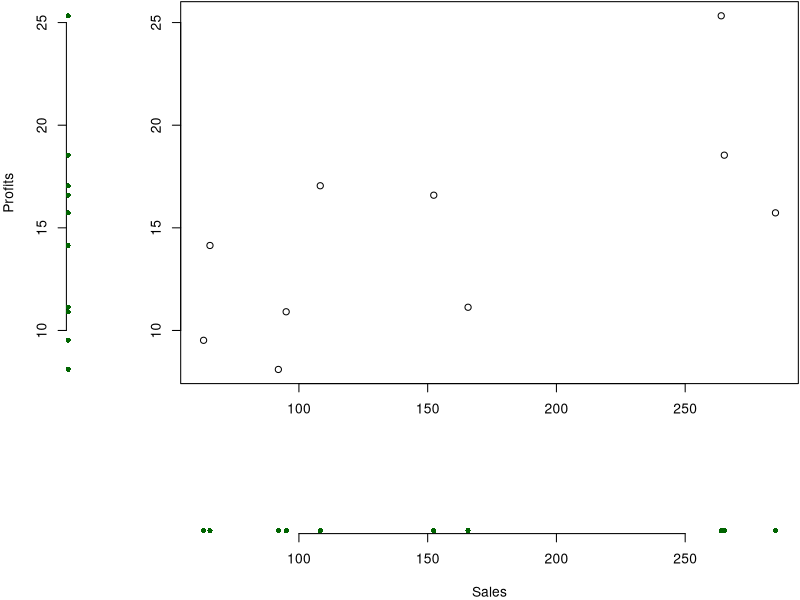
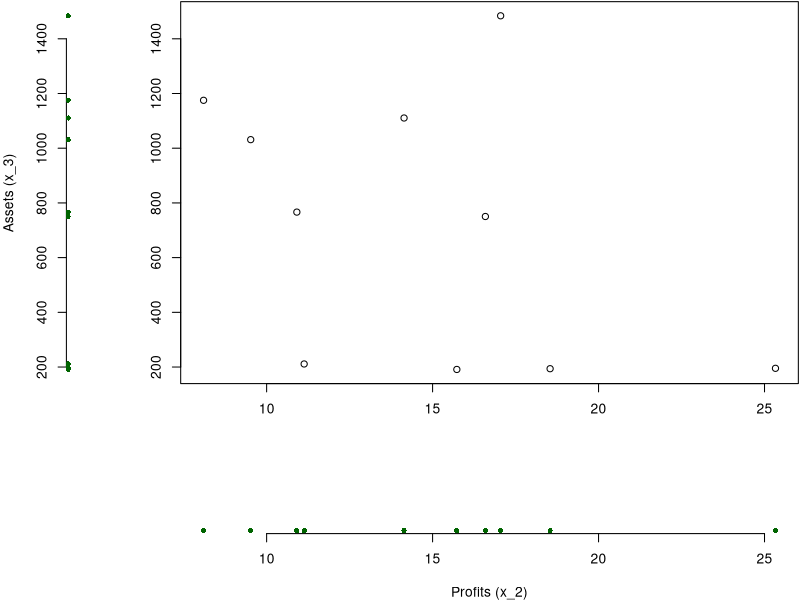
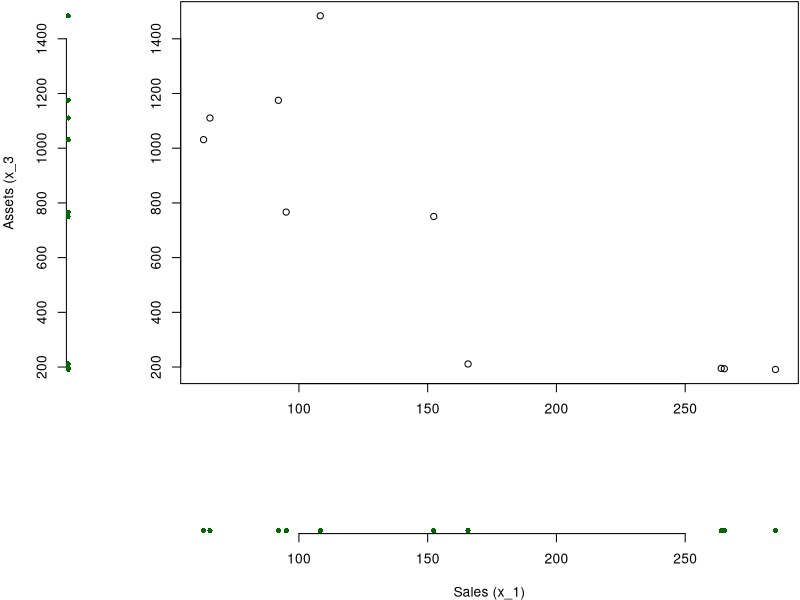
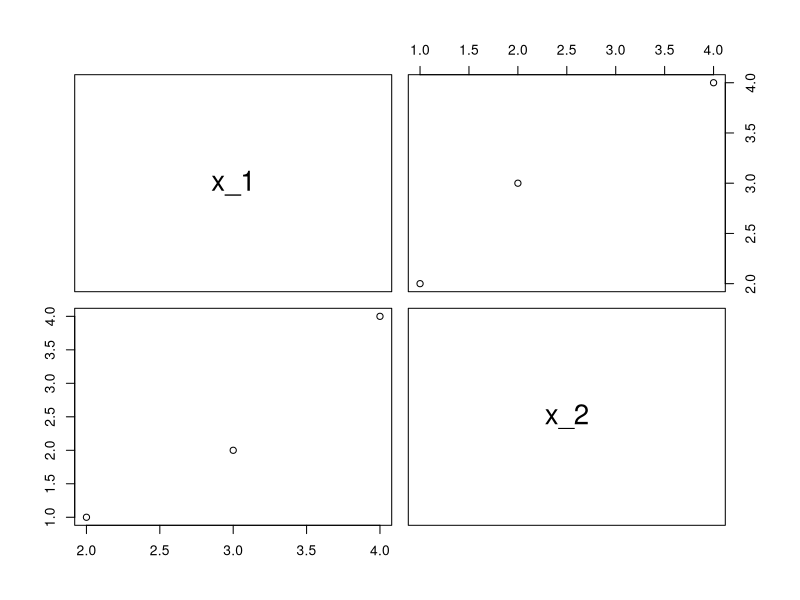
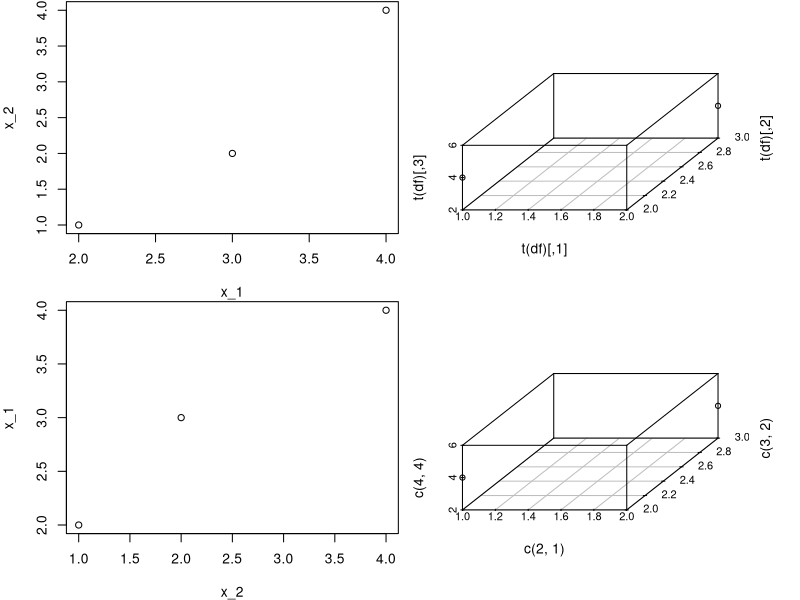
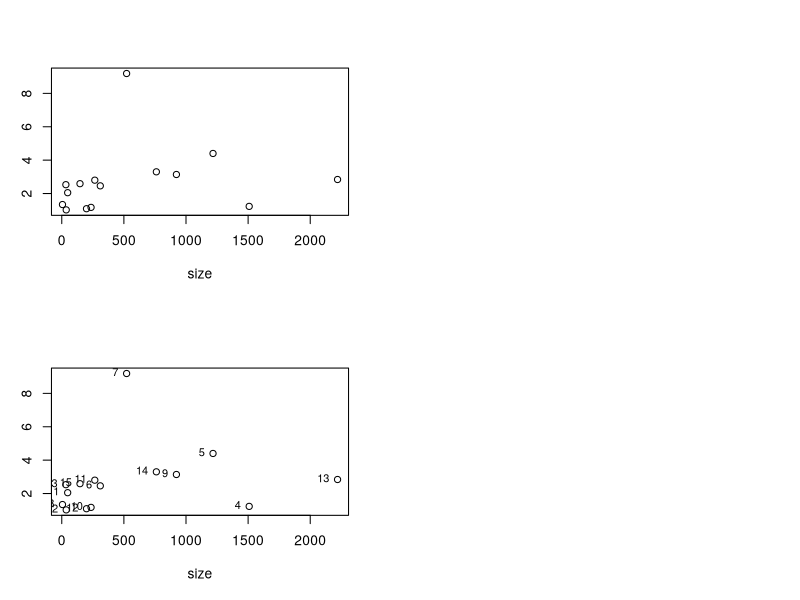

Generate these figures, in order, with R:
## ---- chunk 1
knitr::opts_chunk$set(echo = TRUE)
## ---- chunk 2
library(tidyverse)
library("scatterplot3d")
## ---- chunk 3
#Plotting marginal dot diagram
margin_dot_plot <- function(x, y, xlabel = "x", ylabel = "y") {
layout(mat = matrix(c(2, 0, # First column
                      1, 3), # Second column 
                        nrow = 2, 
                        ncol = 2),
       heights = c(6, 2),    # Heights of the two rows
       widths = c(1, 6))     # Widths of the two columns
par(mar = c(4, # Bottom
            4, # left
            0.1, # Top
            0.1))# Right

plot(x, y, xlab = "", ylab = "")

stripchart(y, method = "stack", at = 0,
           pch = 16, col = "darkgreen", frame = FALSE, vertical = TRUE, ylab = ylabel)
stripchart(x, method = "stack", at = 0,
           pch = 16, col = "darkgreen", frame = FALSE, xlab = xlabel)
}


# Arithmetic mean (pp. 6-7)
my_mean <- function(my_list) {
  n = length(my_list)
  return( (1/n) * sum(my_list))
}


# Variance for single variable (p .7)
my_single_sample_variance <- function(my_list) {
  n = length((my_list))
  x_mean = mean(my_list)
  
  total_res = 0
  for (x in my_list) {
    inner_res = (x - x_mean)^2
    total_res = inner_res + total_res
  }
  return ((1/(n - 1)) * total_res)
}

# Co variance (p. 7)
my_sample_covar <- function(my_list_1, my_list_2) {
  n <- length(my_list_1)

  list_1_mean <- my_mean(my_list_1)
  list_2_mean <- my_mean(my_list_2)
  
  res <- 0
  for (i in 1:n) {
    list_1_res <- my_list_1[i] - list_1_mean
    list_2_res <- my_list_2[i] - list_2_mean
    temp_res <- (list_1_res * list_2_res)
    res <- res + temp_res
  }
  return((1/(n-1)) * res)
}

# Correlation coefficient (p. 8)
my_cor_coef <- function(my_list_1, my_list_2){
  covariance <- my_sample_covar(my_list_1, my_list_2)
  var_list_1 <- my_single_sample_variance(my_list_1)
  var_list_2 <- my_single_sample_variance(my_list_2)
  
  res <- covariance / ( sqrt(var_list_1) * sqrt(var_list_2) )
  return(res)
}


# Mean array
my_mean_array <- function(df){
  mean_array <- numeric()
  
  i <- 1
  for (colname in colnames(df)) {
    mean_array[i] <- my_mean(df[,colname])
    i <- i + 1
  }
  return(mean_array)
}


## ---- chunk 4
company <- c("Citigroup", "General Electric", "American Intl Group", "Bank of America", "HSBC Group", "ExonMobil", "Royal Dutch/shell", "BP", "ING Group", "Toyota Motor")

# x1
sales <- c(108.28, 152.36, 95.04, 65.45, 62.97, 263.99, 265.19, 285.06, 92.01, 165.68)

# x2
profits <- c(17.05, 16.59, 10.91, 14.14, 9.52, 25.33, 18.54, 15.73, 8.10, 11.13)

# x3
assets <- c(1484.10, 750.33, 766.42, 1110.46, 1031.29, 195.26, 193.83, 191.11, 1175.16, 211.15)

company_df <- data.frame(company,
                         sales,
                         profits,
                         assets)
## ---- chunk 5
print(company_df)
## ---- chunk 6
margin_dot_plot(company_df$sales, company_df$profits, xlabel =  "Sales", ylabel = "Profits")
## ---- chunk 7
#x1 mean
print("x1 mean")
my_mean(company_df$sales)
mean(company_df$sales)

# x2 mean
print("x2 mean")
my_mean(company_df$profits)
mean(company_df$profits)

#s11 (variance)
print("x1 variance")
my_single_sample_variance(company_df$sales)
var(company_df$sales)

# s22 (variance)
print("x2 variance")
my_single_sample_variance(company_df$profits)
var(company_df$profits)

# s12 (covariance)
print("x1 and x2 covariance")
my_sample_covar(company_df$sales, company_df$profits)
cov(company_df$sales, company_df$profits)

# r12 (correlation coefficient)
print("Correlation coeficient")
my_cor_coef(company_df$sales, company_df$profits)
cor(company_df$sales, company_df$profits)
## ---- chunk 8
x_1 <- company_df$sales
x_2 <- company_df$profits
x_3 <- company_df$assets

new_df <- data.frame(x_1,
                     x_2,
                     x_3)
print(new_df)
## ---- chunk 9
margin_dot_plot(x_2, x_3, xlabel = "Profits (x_2)", ylabel = "Assets (x_3)")
## ---- chunk 10
margin_dot_plot(x_1, x_3, xlabel = "Sales (x_1)", ylabel = "Assets (x_3")
## ---- chunk 11
my_mean_array(new_df)
colMeans(new_df)
## ---- chunk 12
cov(new_df)
## ---- chunk 13
cor(new_df
    )
## ---- chunk 14
x_1 <- c(2, 3, 4)
x_2 <- c(1, 2, 4)

df <- data.frame(x_1,
                 x_2)
print(df)

## ---- chunk 15

pairs(df)

## ---- chunk 16
plot(x_1, x_2)
## ---- chunk 17
plot(x_2, x_1)
## ---- chunk 18
transposed <- t(df)
print(transposed)
scatterplot3d(t(df))
## ---- chunk 19
scatterplot3d(x = c(2,1), y = c(3,2), z = c(4,4))
## ---- chunk 20
parks_df <- read.table("T1-11.dat")
colnames(parks_df)[1] <- "size"
colnames(parks_df)[2] <- "visitors"
print(parks_df)
## ---- chunk 21
plot(parks_df)
## ---- chunk 22
cor(parks_df)
## ---- chunk 23
plot(parks_df)
text(parks_df,
     labels=rownames(parks_df),
     cex= 0.8, # Font size
     pos=2) # Position
## ---- chunk 24
print(parks_df[c(7, 13), ])
## ---- chunk 25
print("original")
cor(parks_df)


print("No number 7")
cor(parks_df[-7, ])

print("No number 13")
cor(parks_df[-13, ])


print("No 13 or 7")
cor(parks_df[c(-7, -13), ])

## ---- chunk 26
parks_df$size <- parks_df$size / 640

print(parks_df)
## ---- chunk 27

print("original")
cor(parks_df)


print("No number 7")
cor(parks_df[-7, ])


print("No number 13")
cor(parks_df[-13, ])


print("No 13 or 7")
cor(parks_df[c(-7, -13), ])
